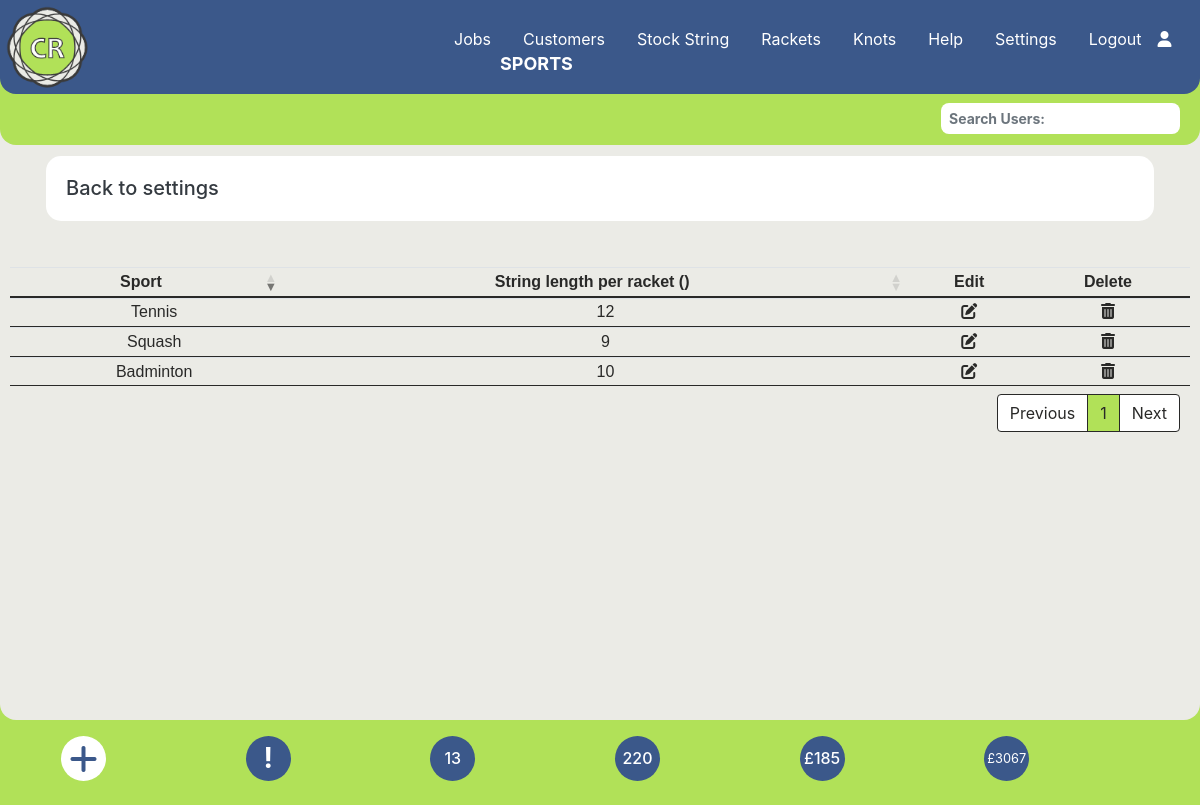
Screenshot of /sports.php (signed in) with the database file from the repository.
### tables this page shows
CREATE TABLE `sport` (
  `sportid` int(4) NOT NULL,
  `sportname` varchar(50) NOT NULL,
  `string_length_per_racket` int(3) NOT NULL,
  `image` varchar(100) NOT NULL
);

CREATE TABLE `settings` (
  `id` int(5) NOT NULL,
  `description` varchar(20) NOT NULL,
  `value` varchar(5) NOT NULL
);

### sports.php (the view, shortened to what this page needs)
<?php require_once('./Connections/wcba.php');
require_once('./menu.php');
$current_month_text = date("F");
$current_month_numeric = date("m");
$current_year = date("Y");
$query_Recordset6 = "SELECT * FROM stringjobs WHERE collection_date LIKE '___" . $current_month_numeric . "/" . $current_year . "%'ORDER BY job_id ASC;";
$Recordset6 = mysqli_query($conn, $query_Recordset6) or die(mysqli_error($conn));
$totalRows_Recordset6 = mysqli_num_rows($Recordset6);
$query_Recordset7 = "SELECT * FROM stringjobs ORDER BY job_id ASC;";
$Recordset7 = mysqli_query($conn, $query_Recordset7) or die(mysqli_error($conn));
$totalRows_Recordset7 = mysqli_num_rows($Recordset7);
$query_Recordset8 = "SELECT SUM(price) as SUM from stringjobs;";
$Recordset8 = mysqli_query($conn, $query_Recordset8) or die(mysqli_error($conn));
$row_Recordset8 = mysqli_fetch_assoc($Recordset8);
$sum = $row_Recordset8['SUM'];
$query_Recordset9 = "SELECT SUM(price) as SUM from stringjobs WHERE paid != '1';";
$Recordset9 = mysqli_query($conn, $query_Recordset9) or die(mysqli_error($conn));
$row_Recordset9 = mysqli_fetch_assoc($Recordset9);
$sum_owed = $row_Recordset9['SUM'];
$sql = "SELECT * FROM sport";
$Recordset3 = mysqli_query($conn, $sql) or die(mysqli_error($conn));
$row_Recordset3 = mysqli_fetch_assoc($Recordset3);
?>
<!DOCTYPE html>
<html lang="en">
<head>
  <link rel="stylesheet" href="https://cdnjs.cloudflare.com/ajax/libs/font-awesome/6.4.2/css/all.min.css">
  <link rel="stylesheet" href="https://stackpath.bootstrapcdn.com/bootstrap/4.3.1/css/bootstrap.min.css">
  <link rel="stylesheet" href="https://cdnjs.cloudflare.com/ajax/libs/bootstrap-datepicker/1.9.0/css/bootstrap-datepicker3.min.css">
  <link rel="stylesheet" href="./css/style.css">
  <link rel="stylesheet" type="text/css" href="https://cdn.datatables.net/1.13.6/css/dataTables.bootstrap4.min.css" />
</head>
<body data-spy="scroll" data-target="#main-nav">
  <?php
  echo $main_menus;
  ?>
  <div>
    <div class="home-section diva">
      <p class="fxdtext"><strong>SPORTS</strong></p>
      <div class="container mt-3 pb-3 px-3 firstparavp">
        <div class="card cardvp">
          <div class="card-body">
            <a class="text-dark h5" href="./settings.php">Back to settings</a>
          </div>
        </div>
      </div>
      <table id="tblUser1" class="table-text table-hover table table-sm center" style="padding-top: 0; margin-top: 0">
        <thead>
          <tr>
            <th style="text-align: center">
              Sport
            </th>
            <th style="text-align: center">
              String length per racket (<?php echo $units; ?>)
            </th>
            <th style="text-align: center">
              Edit
            </th>
            <th style="text-align: center">
              Delete
            </th>
          </tr>
        </thead>
        <tbody>
          <?php
          do { ?>
            <tr>
              <td class="pl-3"><?php echo $row_Recordset3['sportname']; ?></td>
              <td class="pl-3" style="text-align: center"><?php echo $row_Recordset3['string_length_per_racket']; ?></td>
              <td style="text-align: center"><i class=" fa-solid fa-pen-to-square" data-toggle="modal" data-target="#SportEdit<?php echo $row_Recordset3['sportid']; ?>"></i></td>
              <td style="text-align: center">
                <i class=" fa-solid fa-trash-can" data-toggle="modal" data-target="#SportDelete<?php echo $row_Recordset3['sportid']; ?>"></i>
              </td>
            </tr>
          <?php
          } while ($row_Recordset3 = mysqli_fetch_assoc($Recordset3)); ?>
        </tbody>
      </table>
    </div>
  </div>
  <div class="container center">
    <div class="p-3 row">
      <div class="col-2">
        <a href="#" type="button" class="dot fa-solid fa-plus fa-2x" data-toggle="modal" data-target="#AddSport"></a>
      </div>
      <?php if (!empty($_SESSION['message'])) { ?>
        <div class="col-2">
          <h3 class="blinking" title="Warning Messages" data-toggle="modal" data-target="#warningModal"><strong>!</strong></h3>
        </div>
      <?php } else { ?>
        <div class="col-2">
          <h3 class="dotb" title="Warning Messages"><strong>!</strong></h3>
        </div>
      <?php } ?>
      <div class="col-2">
        <h3 class="dotbt h6 " title="Restrings for <?php echo $current_month_text; ?>"><?php echo $totalRows_Recordset6 ?></h3>
      </div>
      <div class="col-2">
        <a href="#" class="dotbt h6" title="Total restrings"><?php echo $totalRows_Recordset7 ?></a>
      </div>
      <div class="col-2">
        <a href="./jobs-unpaid.php" class="dotbt h6" title="Amount Owed"><?php echo "$currency" . $sum_owed ?></a>
      </div>
      <div class="col-2">
        <a href="#" class="dotbtt h7" title="Total Income"><small><?php echo "$currency" . $sum ?></small></a>
      </div>
    </div>
  </div>
</body>
</html>

### css/style.css (style rules this page uses)
body { background: #b1e158; color: #fff; z-index: 0; }
.fxdtext { position: fixed; top: 50px; left: 200px; font-weight: normal; font-size: 18px; color: #ffffff; z-index: 500; }
@media screen and (max-width: 2500px) { .fxdtext { left: 500px; } }
table.dataTable { clear: both; margin-top: 6px !important; margin-bottom: 6px !important; max-width: none !important; border-collapse: collapse !important; border-spacing: 0; padding-top: 120px; padding-left: 10px; padding-right: 10px; }
@media screen and (max-width: 2500px) { .table.dataTable { padding-top: 140px; font-size: 16px; } }
table.dataTable > thead > tr > th { border-bottom: 2px solid #292928; }
table.dataTable > tbody > tr > td { border-bottom: 1px solid #292928; }
.table-text { color: #292928; font-weight: normal; font: 14px Arial, sans-serif; }
.center { margin-left: auto; margin-right: auto; }
.home-section { background: #ebebe6; width: 100%; height: 670px; border-bottom-left-radius: 1rem; border-bottom-right-radius: 1rem; z-index: 1; }
@media screen and (max-width: 2500px) { .home-section { height: 720px; } }
a, a:hover, a:focus { color: inherit; text-decoration: none; transition: all 0.3s; }
.dot { height: 45px; width: 45px; background-color: #ffffff; border-radius: 50%; display: inline-block; color: #3b588a; display: flex; align-items: center; justify-content: center; }
.dotb { height: 45px; width: 45px; background-color: #3b588a; color: #ffffff; border-radius: 50%; display: inline-block; display: flex; align-items: center; justify-content: center; }
.dotbt { height: 45px; width: 45px; background-color: #3b588a; color: #ffffff; border-radius: 50%; display: inline-block; display: flex; align-items: center; justify-content: center; }
.dotbtt { height: 45px; width: 45px; background-color: #3b588a; color: #ffffff; border-radius: 50%; display: inline-block; display: flex; align-items: center; justify-content: center; }
.firstparavp { padding-top: 140px; z-index: 10; }
.nav-item { margin-left: 0rem; }
.nav-link { font-size: 16px; font-weight: 400; color: #ffffff; }
.cardvp { border-radius: 15px; border-style: solid; border-width: 0px; border-color: transparent; }
.diva { overflow-x: hidden; }
.dt-head-center { text-align: center; }

### rows the page displays
sport: sportname "Badminton", string_length_per_racket "10"
sport: sportname "Tennis", string_length_per_racket "12"
sport: sportname "Squash", string_length_per_racket "9"
settings: value "£"

### other values shown
$_SESSION['loginmenu'] "Logout"
$totalRows_Recordset6 "13"
$totalRows_Recordset7 "220"
$sum_owed "185"
$sum "3067"
